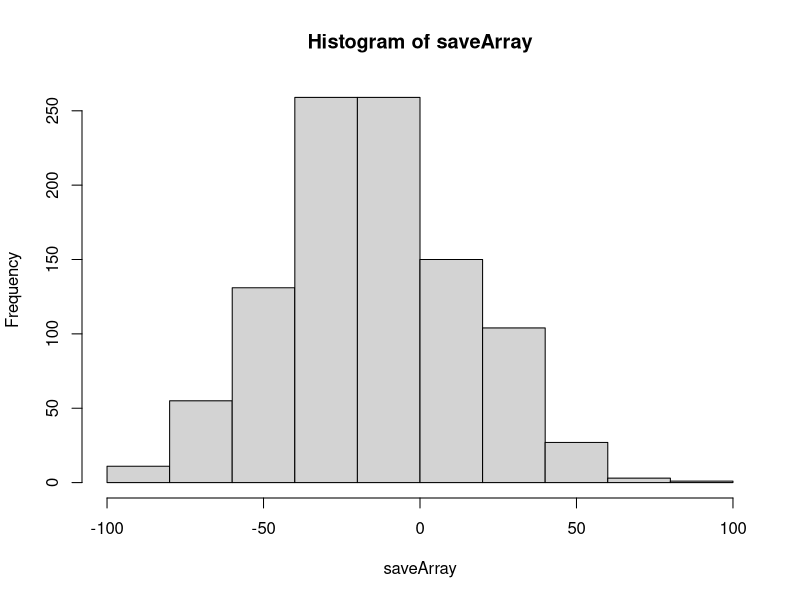

Here is the R script that generated this plot:
## ---- chunk 1
knitr::opts_chunk$set(echo = TRUE)
## ---- chunk 2
days = 1:365

nStudents = 28
nBets = nStudents * 15
saveArray=vector('numeric')
for(k in 1:1000){
  bank = 0
  for(i in 1:nBets){
    sampleClass = sample(days,nStudents, replace = TRUE)

    repeats = length(unique(sampleClass))
    if (repeats == nStudents) bank = bank - 2
    else bank = bank + 1
  }
saveArray[k]= bank
}

## ---- chunk 3
hist(saveArray)
## ---- chunk 4
print('average amt:')
print(mean(saveArray))
